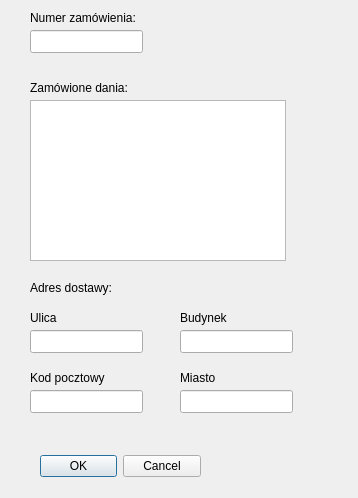
<?xml version="1.0" encoding="UTF-8"?>
<ui version="4.0">
 <class>AddOrder</class>
 <widget class="QDialog" name="AddOrder">
  <property name="geometry">
   <rect>
    <x>0</x>
    <y>0</y>
    <width>358</width>
    <height>498</height>
   </rect>
  </property>
  <property name="windowTitle">
   <string>Dodaj zamówienie</string>
  </property>
  <widget class="QDialogButtonBox" name="buttonBox">
   <property name="geometry">
    <rect>
     <x>40</x>
     <y>450</y>
     <width>161</width>
     <height>32</height>
    </rect>
   </property>
   <property name="orientation">
    <enum>Qt::Horizontal</enum>
   </property>
   <property name="standardButtons">
    <set>QDialogButtonBox::Cancel|QDialogButtonBox::Ok</set>
   </property>
  </widget>
  <widget class="QLineEdit" name="lineEdit">
   <property name="geometry">
    <rect>
     <x>30</x>
     <y>30</y>
     <width>113</width>
     <height>23</height>
    </rect>
   </property>
  </widget>
  <widget class="QLineEdit" name="lineEdit_2">
   <property name="geometry">
    <rect>
     <x>30</x>
     <y>330</y>
     <width>113</width>
     <height>23</height>
    </rect>
   </property>
  </widget>
  <widget class="QLineEdit" name="lineEdit_3">
   <property name="geometry">
    <rect>
     <x>30</x>
     <y>390</y>
     <width>113</width>
     <height>23</height>
    </rect>
   </property>
  </widget>
  <widget class="QLineEdit" name="lineEdit_4">
   <property name="geometry">
    <rect>
     <x>180</x>
     <y>330</y>
     <width>113</width>
     <height>23</height>
    </rect>
   </property>
  </widget>
  <widget class="QLineEdit" name="lineEdit_5">
   <property name="geometry">
    <rect>
     <x>180</x>
     <y>390</y>
     <width>113</width>
     <height>23</height>
    </rect>
   </property>
  </widget>
  <widget class="QListWidget" name="listWidget">
   <property name="geometry">
    <rect>
     <x>30</x>
     <y>100</y>
     <width>256</width>
     <height>161</height>
    </rect>
   </property>
  </widget>
  <widget class="QLabel" name="label">
   <property name="geometry">
    <rect>
     <x>30</x>
     <y>10</y>
     <width>131</width>
     <height>16</height>
    </rect>
   </property>
   <property name="text">
    <string>Numer zamówienia:</string>
   </property>
  </widget>
  <widget class="QLabel" name="label_2">
   <property name="geometry">
    <rect>
     <x>30</x>
     <y>80</y>
     <width>131</width>
     <height>16</height>
    </rect>
   </property>
   <property name="text">
    <string>Zamówione dania:</string>
   </property>
  </widget>
  <widget class="QLabel" name="label_3">
   <property name="geometry">
    <rect>
     <x>30</x>
     <y>280</y>
     <width>131</width>
     <height>16</height>
    </rect>
   </property>
   <property name="text">
    <string>Adres dostawy:</string>
   </property>
  </widget>
  <widget class="QLabel" name="label_4">
   <property name="geometry">
    <rect>
     <x>30</x>
     <y>310</y>
     <width>131</width>
     <height>16</height>
    </rect>
   </property>
   <property name="text">
    <string>Ulica</string>
   </property>
  </widget>
  <widget class="QLabel" name="label_5">
   <property name="geometry">
    <rect>
     <x>180</x>
     <y>310</y>
     <width>131</width>
     <height>16</height>
    </rect>
   </property>
   <property name="text">
    <string>Budynek</string>
   </property>
  </widget>
  <widget class="QLabel" name="label_6">
   <property name="geometry">
    <rect>
     <x>30</x>
     <y>370</y>
     <width>131</width>
     <height>16</height>
    </rect>
   </property>
   <property name="text">
    <string>Kod pocztowy</string>
   </property>
  </widget>
  <widget class="QLabel" name="label_7">
   <property name="geometry">
    <rect>
     <x>180</x>
     <y>370</y>
     <width>131</width>
     <height>16</height>
    </rect>
   </property>
   <property name="text">
    <string>Miasto</string>
   </property>
  </widget>
 </widget>
 <resources/>
 <connections>
  <connection>
   <sender>buttonBox</sender>
   <signal>accepted()</signal>
   <receiver>AddOrder</receiver>
   <slot>accept()</slot>
   <hints>
    <hint type="sourcelabel">
     <x>248</x>
     <y>254</y>
    </hint>
    <hint type="destinationlabel">
     <x>157</x>
     <y>274</y>
    </hint>
   </hints>
  </connection>
  <connection>
   <sender>buttonBox</sender>
   <signal>rejected()</signal>
   <receiver>AddOrder</receiver>
   <slot>reject()</slot>
   <hints>
    <hint type="sourcelabel">
     <x>316</x>
     <y>260</y>
    </hint>
    <hint type="destinationlabel">
     <x>286</x>
     <y>274</y>
    </hint>
   </hints>
  </connection>
 </connections>
</ui>
